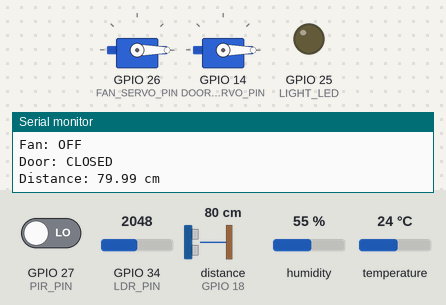
Simulated run of this program. Board: ESP32. On the bench: 2 × servo, output pins drawn as LEDs (lit = HIGH), the last lines printed to the serial monitor. Wiring (from diagram.json): ultrasonic range finder: trigger GPIO 5; echo GPIO 18. Inputs (shaded band) come from the test bench; at power-on: distance to the obstacle (sensor on GPIO 18) 80 cm, GPIO 27 (PIR_PIN) LOW, temperature 24 °C, GPIO 34 (LDR_PIN) = 2048, humidity 55 %. The echo pulse lasts 58.3 µs per cm; WiFi joins after 1.5 s; servers stay silent unless stated; the local clock reads 2024-03-15 10:24:30 at power-on unless the program sets it; no MQTT or app messages arrive unless stated; pins used as bus, display or sensor lines are not drawn.

Above: at 2.7 s.
2.8 s: distance to the obstacle (sensor on GPIO 18) set to 53 cm
4.3 s: distance to the obstacle (sensor on GPIO 18) set to 45 cm
At 5.4 s:
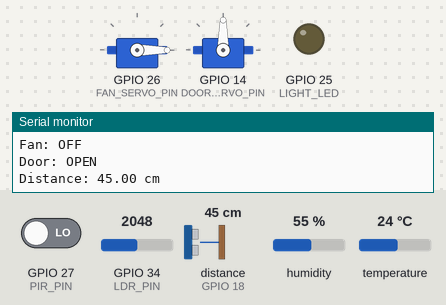
5.8 s: GPIO 27 (PIR_PIN) driven HIGH
7.3 s: temperature set to 29.7 °C
11.5 s: temperature set to 30.5 °C
At 13.2 s:
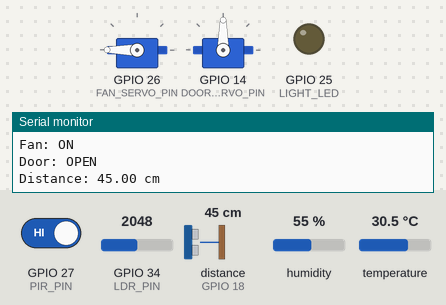
13.5 s: GPIO 34 (LDR_PIN) set to 1972
At 14.3 s:
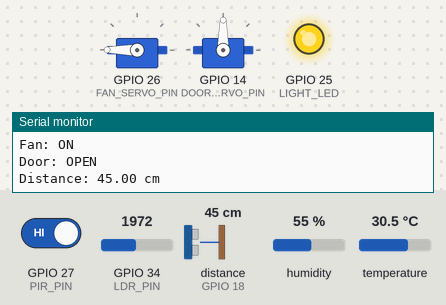
Timing chart, 0 to 16.0 s (numbered marks = the images above; inputs shaded):
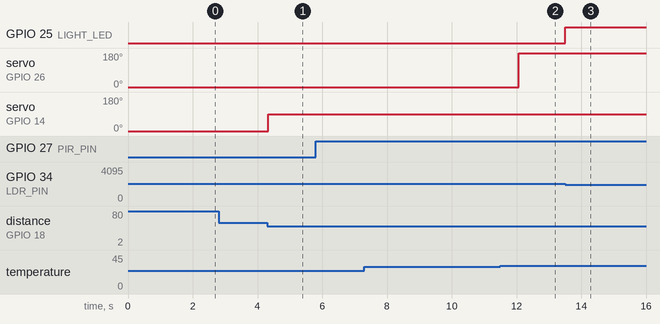

Measured:
- the behaviour switches between 51 and 50 cm on distance to the obstacle (sensor on GPIO 18) (found by bisection; images 0 and 1)
- the behaviour switches between 30 and 30.1 °C on temperature (found by bisection; images 1 and 2)
- the behaviour switches between 2000 and 1999 on GPIO 34 (LDR_PIN) (found by bisection; images 2 and 3)
- after the input at 4.3 s, servo on GPIO 14 (DOOR_SERVO_PIN): 0° → 90° at once
- after the input at 11.5 s, servo on GPIO 26 (FAN_SERVO_PIN): 0° → 180° after 0.57 s
- after the input at 13.5 s, GPIO 25 (LIGHT_LED): LOW → HIGH at once

The program:

main.cpp
```cpp
#include <Arduino.h>
#include <DHTesp.h>
#include <ESP32Servo.h>
#include <WiFi.h>
#include <WiFiClientSecure.h>
#include <PubSubClient.h>
#include <time.h>

// ============================================================
// CHRIST SMART CAMPUS - INTELLIGENT CLASSROOM
// ============================================================

// ---------------- PIN CONFIGURATION ----------------
#define LDR_PIN          34
#define PIR_PIN          27
#define DHT_PIN          15
#define LIGHT_LED        25
#define FAN_SERVO_PIN    26
#define TRIG_PIN         5
#define ECHO_PIN         18
#define DOOR_SERVO_PIN   14

// ---------------- OBJECTS ----------------
DHTesp dhtSensor;
Servo fanServo;
Servo doorServo;

WiFiClientSecure secureClient;
PubSubClient mqttClient(secureClient);

// ---------------- WIFI CONFIGURATION ----------------
const char* WIFI_SSID = "Wokwi-GUEST";
const char* WIFI_PASSWORD = "";

// ---------------- MQTT CONFIGURATION ----------------
const char* MQTT_BROKER = "broker.emqx.io";
const int MQTT_PORT = 8883;

const char* DEVICE_ID = "CLASS-A-ESP32-01";
const char* CAMPUS_ID = "CHRIST-DEMO";

const char* TELEMETRY_TOPIC =
    "christ-smart-campus/v1/classroom/BLOCK-A/CLASS-A-ESP32-01/telemetry";

const char* STATUS_TOPIC =
    "christ-smart-campus/v1/classroom/BLOCK-A/CLASS-A-ESP32-01/status";

// ---------------- AUTOMATION CONFIGURATION ----------------
const int DARK_THRESHOLD = 2000;
const float FAN_ON_TEMP = 30.0;
const float FAN_OFF_TEMP = 27.0;
const float DOOR_DISTANCE_CM = 50.0;

const int DOOR_OPEN_ANGLE = 90;
const int DOOR_CLOSED_ANGLE = 0;

const unsigned long OCCUPANCY_TIMEOUT = 30000;
const unsigned long DOOR_CLOSE_DELAY = 3000;
const unsigned long DHT_INTERVAL = 2000;
const unsigned long SENSOR_INTERVAL = 250;

const unsigned long MQTT_RECONNECT_INTERVAL = 5000;
const unsigned long TELEMETRY_INTERVAL = 10000;
const unsigned long STATUS_INTERVAL = 30000;

// ---------------- STATE VARIABLES ----------------
bool classroomOccupied = false;
bool fanOn = false;
bool doorOpen = false;
bool dhtAvailable = false;

unsigned long lastMotionTime = 0;
unsigned long lastDoorDetection = 0;
unsigned long lastDHTRead = 0;
unsigned long lastSensorRead = 0;
unsigned long lastMQTTAttempt = 0;
unsigned long lastTelemetryPublish = 0;
unsigned long lastStatusPublish = 0;

int lightValue = 0;
int motionDetected = 0;

float temperature = NAN;
float humidity = NAN;
float distance = -1.0;

// ============================================================
// WIFI CONNECTION
// ============================================================
void connectWiFi() {
    Serial.println();
    Serial.print("Connecting to Wi-Fi");

    WiFi.mode(WIFI_STA);
    WiFi.begin(WIFI_SSID, WIFI_PASSWORD);

    while (WiFi.status() != WL_CONNECTED) {
        delay(500);
        Serial.print(".");
    }

    Serial.println();
    Serial.println("Wi-Fi connected!");
    Serial.print("IP Address: ");
    Serial.println(WiFi.localIP());
}

// ============================================================
// TIME SYNCHRONIZATION
// ============================================================
void syncTime() {
    configTime(0, 0, "pool.ntp.org", "time.nist.gov");

    Serial.println("Synchronizing UTC time...");

    time_t now = time(nullptr);
    int attempts = 0;

    while (now < 1700000000 && attempts < 20) {
        delay(500);
        now = time(nullptr);
        attempts++;
    }

    if (now >= 1700000000) {
        Serial.println("Time synchronized successfully.");
    } else {
        Serial.println("WARNING: Time synchronization failed.");
    }
}

String getTimestamp() {
    time_t now = time(nullptr);

    if (now < 1700000000) {
        return "";
    }

    struct tm timeinfo;
    gmtime_r(&now, &timeinfo);

    char timestamp[25];
    strftime(timestamp, sizeof(timestamp), "%Y-%m-%dT%H:%M:%SZ", &timeinfo);

    return String(timestamp);
}

// ============================================================
// MQTT CONNECTION AND RECONNECTION
// ============================================================
bool connectMQTT() {
    if (WiFi.status() != WL_CONNECTED) {
        Serial.println("Wi-Fi is disconnected. MQTT connection skipped.");
        return false;
    }

    if (mqttClient.connected()) {
        return true;
    }

    Serial.println();
    Serial.println("--- MQTT TLS CONNECTION ---");
    Serial.println("Connecting to broker.emqx.io:8883...");

    String clientId = String(DEVICE_ID) + "-" +
                      String((uint32_t)ESP.getEfuseMac(), HEX);

    if (mqttClient.connect(clientId.c_str())) {
        Serial.println("MQTT TLS CONNECTION SUCCESSFUL!");
        Serial.print("Client ID: ");
        Serial.println(clientId);

        lastStatusPublish = 0;
        return true;
    }

    Serial.print("MQTT connection failed. State: ");
    Serial.println(mqttClient.state());
    return false;
}

void maintainMQTTConnection() {
    if (WiFi.status() != WL_CONNECTED) {
        return;
    }

    if (mqttClient.connected()) {
        mqttClient.loop();
        return;
    }

    if (millis() - lastMQTTAttempt >= MQTT_RECONNECT_INTERVAL) {
        lastMQTTAttempt = millis();
        connectMQTT();
    }
}

// ============================================================
// STRUCTURED CLASSROOM TELEMETRY
// One JSON object contains all current module readings/states.
// It is always printed to Serial and published to MQTT when connected.
// ============================================================
void appendFloatMetric(
    String &payload,
    const char* metric,
    float value,
    const char* unit,
    const char* status,
    bool &firstMetric
) {
    if (!firstMetric) payload += ",";
    firstMetric = false;

    payload += "\"";
    payload += metric;
    payload += "\":{\"value\":";

    if (isnan(value) || isinf(value)) {
        payload += "null";
    } else {
        payload += String(value, 2);
    }

    payload += ",\"unit\":\"";
    payload += unit;
    payload += "\",\"status\":\"";
    payload += status;
    payload += "\"}";
}

void appendBooleanMetric(
    String &payload,
    const char* metric,
    bool value,
    const char* status,
    bool &firstMetric
) {
    if (!firstMetric) payload += ",";
    firstMetric = false;

    payload += "\"";
    payload += metric;
    payload += "\":{\"value\":";
    payload += value ? "true" : "false";
    payload += ",\"unit\":\"boolean\",\"status\":\"";
    payload += status;
    payload += "\"}";
}

String buildClassroomTelemetry() {
    String payload;
    payload.reserve(1000);

    String timestamp = getTimestamp();

    payload = "{";
    payload += "\"message_type\":\"telemetry\",";
    payload += "\"schema_version\":\"1.0\",";
    payload += "\"campus_id\":\"";
    payload += CAMPUS_ID;
    payload += "\",\"module\":\"classroom\",";
    payload += "\"building_id\":\"BLOCK-A\",";
    payload += "\"zone_id\":\"ROOM-204\",";
    payload += "\"device_id\":\"";
    payload += DEVICE_ID;
    payload += "\",";

    payload += "\"timestamp\":";
    if (timestamp.length() > 0) {
        payload += "\"" + timestamp + "\"";
    } else {
        payload += "null";
    }
    payload += ",\"timestamp_ms\":";
    payload += String(millis());
    payload += ",\"metrics\":{";

    bool firstMetric = true;

    appendBooleanMetric(payload, "occupancy_detected", classroomOccupied,
                        "normal", firstMetric);

    appendFloatMetric(payload, "light_level", (float)lightValue,
                      "raw", "normal", firstMetric);

    appendFloatMetric(payload, "temperature", temperature,
                      "C", dhtAvailable ? "normal" : "sensor_unavailable", firstMetric);

    appendFloatMetric(payload, "humidity", humidity,
                      "%", dhtAvailable ? "normal" : "sensor_unavailable", firstMetric);

    appendBooleanMetric(payload, "lighting_state",
                        digitalRead(LIGHT_LED) == HIGH, "normal", firstMetric);

    appendBooleanMetric(payload, "fan_state", fanOn,
                        dhtAvailable ? "normal" : "sensor_unavailable", firstMetric);

    appendBooleanMetric(payload, "door_open", doorOpen,
                        "normal", firstMetric);

    appendFloatMetric(payload, "distance", distance,
                      "cm", distance >= 0 ? "normal" : "sensor_unavailable", firstMetric);

    payload += "}}";
    return payload;
}

void publishAllTelemetry() {
    String payload = buildClassroomTelemetry();

    // Always print one complete JSON record for serial capture/debugging.
    Serial.println(payload);

    // Publish the exact same record when MQTT is connected.
    if (mqttClient.connected()) {
        bool published = mqttClient.publish(TELEMETRY_TOPIC, payload.c_str());

        if (published) {
            Serial.println("Classroom telemetry published to MQTT.");
        } else {
            Serial.println("Classroom MQTT telemetry publish failed.");
        }
    } else {
        Serial.println("MQTT unavailable; telemetry remains available on Serial.");
    }
}

void publishDeviceStatus() {
    if (!mqttClient.connected()) {
        return;
    }

    String timestamp = getTimestamp();

    String payload = "{";
    payload += "\"message_type\":\"device_status\",";
    payload += "\"schema_version\":\"1.0\",";
    payload += "\"campus_id\":\"";
    payload += CAMPUS_ID;
    payload += "\",\"module\":\"classroom\",";
    payload += "\"building_id\":\"BLOCK-A\",";
    payload += "\"zone_id\":\"ROOM-204\",";
    payload += "\"device_id\":\"";
    payload += DEVICE_ID;
    payload += "\",\"timestamp\":";

    if (timestamp.length() > 0) {
        payload += "\"" + timestamp + "\"";
    } else {
        payload += "null";
    }

    payload += ",\"timestamp_ms\":";
    payload += String(millis());
    payload += ",\"status\":\"online\"}";

    if (mqttClient.publish(STATUS_TOPIC, payload.c_str())) {
        Serial.println("Device online status published.");
    } else {
        Serial.println("Device status publish failed.");
    }
}

// ============================================================
// ULTRASONIC SENSOR
// ============================================================
float readDistance() {
    digitalWrite(TRIG_PIN, LOW);
    delayMicroseconds(2);

    digitalWrite(TRIG_PIN, HIGH);
    delayMicroseconds(10);

    digitalWrite(TRIG_PIN, LOW);

    unsigned long duration = pulseIn(ECHO_PIN, HIGH, 30000);

    if (duration == 0) {
        return -1.0;
    }

    return duration * 0.0343 / 2.0;
}

// ============================================================
// OCCUPANCY DETECTION
// ============================================================
void updateOccupancy() {
    motionDetected = digitalRead(PIR_PIN);

    if (motionDetected == HIGH) {
        lastMotionTime = millis();

        if (!classroomOccupied) {
            classroomOccupied = true;
            Serial.println("CLASSROOM: OCCUPIED");
        }
    }

    if (
        classroomOccupied &&
        millis() - lastMotionTime >= OCCUPANCY_TIMEOUT
    ) {
        classroomOccupied = false;
        Serial.println("CLASSROOM: UNOCCUPIED");
    }
}

// ============================================================
// LIGHTING CONTROL
// ============================================================
void controlLighting() {
    lightValue = analogRead(LDR_PIN);

    bool isDark = lightValue < DARK_THRESHOLD;
    bool lightRequired = classroomOccupied && isDark;

    digitalWrite(LIGHT_LED, lightRequired ? HIGH : LOW);
}

// ============================================================
// ENVIRONMENT SENSOR
// ============================================================
void readEnvironment() {
    if (millis() - lastDHTRead < DHT_INTERVAL) {
        return;
    }

    lastDHTRead = millis();

    TempAndHumidity data = dhtSensor.getTempAndHumidity();

    if (isnan(data.temperature) || isnan(data.humidity)) {
        dhtAvailable = false;
        Serial.println("ERROR: DHT22 reading failed");

        // Fail-safe: turn the fan indicator off if temperature
        // information is unavailable.
        fanOn = false;
        fanServo.write(0);
        return;
    }

    dhtAvailable = true;
    temperature = data.temperature;
    humidity = data.humidity;
}

// ============================================================
// FAN CONTROL
// ============================================================
void controlFan() {
    if (!dhtAvailable || !classroomOccupied) {
        fanOn = false;
    } else if (temperature > FAN_ON_TEMP) {
        fanOn = true;
    } else if (temperature < FAN_OFF_TEMP) {
        fanOn = false;
    }

    // Between 27 C and 30 C, retain the previous fan state.
    fanServo.write(fanOn ? 180 : 0);
}

// ============================================================
// DOOR CONTROL
// ============================================================
void controlDoor(float measuredDistance) {
    if (measuredDistance > 0 && measuredDistance <= DOOR_DISTANCE_CM) {
        lastDoorDetection = millis();

        if (!doorOpen) {
            doorServo.write(DOOR_OPEN_ANGLE);
            doorOpen = true;
            Serial.println("DOOR: OPEN");
        }
    }

    if (doorOpen && millis() - lastDoorDetection >= DOOR_CLOSE_DELAY) {
        doorServo.write(DOOR_CLOSED_ANGLE);
        doorOpen = false;
        Serial.println("DOOR: CLOSED");
    }
}

// ============================================================
// CLASSROOM STATUS DISPLAY
// ============================================================
void printClassroomStatus() {
    Serial.println("\n--- CLASSROOM STATUS ---");

    Serial.print("Occupancy: ");
    Serial.println(classroomOccupied ? "OCCUPIED" : "UNOCCUPIED");

    Serial.print("LDR: ");
    Serial.println(lightValue);

    Serial.print("Temperature: ");
    if (dhtAvailable) {
        Serial.print(temperature);
        Serial.println(" C");
    } else {
        Serial.println("UNAVAILABLE");
    }

    Serial.print("Humidity: ");
    if (dhtAvailable) {
        Serial.print(humidity);
        Serial.println(" %");
    } else {
        Serial.println("UNAVAILABLE");
    }

    Serial.print("Lighting: ");
    Serial.println(digitalRead(LIGHT_LED) ? "ON" : "OFF");

    Serial.print("Fan: ");
    Serial.println(fanOn ? "ON" : "OFF");

    Serial.print("Door: ");
    Serial.println(doorOpen ? "OPEN" : "CLOSED");

    Serial.print("Distance: ");
    if (distance >= 0) {
        Serial.print(distance);
        Serial.println(" cm");
    } else {
        Serial.println("NO ECHO");
    }
}


void testEMQXTCP() {
    Serial.println("\n--- EMQX TCP DIAGNOSTIC ---");

    IPAddress brokerIP;

    if (!WiFi.hostByName("broker.emqx.io", brokerIP)) {
        Serial.println("DNS FAILED");
        return;
    }

    Serial.print("Resolved IP: ");
    Serial.println(brokerIP);

    WiFiClient testClient;

    Serial.println("Testing TCP port 1883...");

    if (testClient.connect(brokerIP, 1883)) {
        Serial.println("TCP 1883 SUCCESS");
        testClient.stop();
    } else {
        Serial.println("TCP 1883 FAILED");
    }

    Serial.println("Testing TCP port 8883...");

    if (testClient.connect(brokerIP, 8883)) {
        Serial.println("TCP 8883 SUCCESS");
        testClient.stop();
    } else {
        Serial.println("TCP 8883 FAILED");
    }

    Serial.println("----------------------------");
}


// ============================================================
// SETUP
// ============================================================
void setup() {
    Serial.begin(115200);

    pinMode(LDR_PIN, INPUT);
    pinMode(PIR_PIN, INPUT);
    pinMode(LIGHT_LED, OUTPUT);

    pinMode(TRIG_PIN, OUTPUT);
    pinMode(ECHO_PIN, INPUT);

    digitalWrite(LIGHT_LED, LOW);
    digitalWrite(TRIG_PIN, LOW);

    dhtSensor.setup(DHT_PIN, DHTesp::DHT22);

    fanServo.setPeriodHertz(50);
    fanServo.attach(FAN_SERVO_PIN, 500, 2400);

    doorServo.setPeriodHertz(50);
    doorServo.attach(DOOR_SERVO_PIN, 500, 2400);

    fanServo.write(0);
    doorServo.write(DOOR_CLOSED_ANGLE);

    Serial.println();
    Serial.println("================================");
    Serial.println(" CHRIST SMART CAMPUS");
    Serial.println(" INTELLIGENT CLASSROOM");
    Serial.println("================================");
    Serial.println("System initialized.");

    connectWiFi();

    Serial.println("\n--- MQTT DNS TEST ---");

IPAddress brokerIP;

if (WiFi.hostByName("broker.emqx.io", brokerIP)) {
    Serial.print("EMQX IP resolved: ");
    Serial.println(brokerIP);
} else {
    Serial.println("EMQX DNS resolution FAILED");
}

if (WiFi.hostByName("google.com", brokerIP)) {
    Serial.print("Google IP resolved: ");
    Serial.println(brokerIP);
} else {
    Serial.println("Google DNS resolution FAILED");
}

    syncTime();

    // Temporary prototype TLS setup. Certificate validation is
    // disabled here; configure a trusted CA certificate before
    // production deployment.
    secureClient.setInsecure();

    mqttClient.setServer(MQTT_BROKER, MQTT_PORT);
    mqttClient.setKeepAlive(30);
    mqttClient.setSocketTimeout(5);
    mqttClient.setBufferSize(1024);

    // Make the first MQTT attempt. Classroom automation continues
    // even if the broker is unavailable; reconnection is retried.
    lastMQTTAttempt = millis();
    connectMQTT();
}

// ============================================================
// MAIN LOOP
// ============================================================
void loop() {
    maintainMQTTConnection();

    updateOccupancy();
    controlLighting();
    readEnvironment();
    controlFan();

    if (millis() - lastSensorRead >= SENSOR_INTERVAL) {
        lastSensorRead = millis();

        distance = readDistance();
        controlDoor(distance);

        printClassroomStatus();
    }

    if (millis() - lastTelemetryPublish >= TELEMETRY_INTERVAL) {
        lastTelemetryPublish = millis();
        publishAllTelemetry();
    }

    if (
        mqttClient.connected() &&
        millis() - lastStatusPublish >= STATUS_INTERVAL
    ) {
        lastStatusPublish = millis();
        publishDeviceStatus();
    }
}
```
